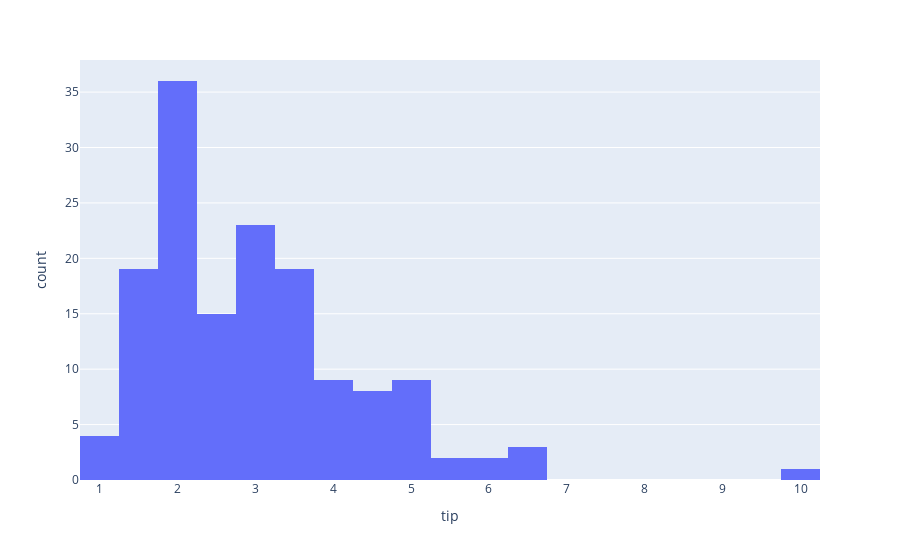

The code cell stored with this chart in its notebook:
### Code cell
fig = px.histogram(data_frame=df, x="tip")
fig.show()

### Figure 1 — Plotly figure (JSON) as saved in the notebook; plotly's stock layout.template omitted (floating-point values rounded to 4 significant figures; data arrays with more than 128 entries replaced by an {"elided": "..."} marker saying what was removed)
{"data": [{"alignmentgroup": "True", "bingroup": "x", "hovertemplate": "tip=%{x}<br>count=%{y}<extra></extra>", "legendgroup": "", "marker": {"color": "#636efa", "pattern": {"shape": ""}}, "name": "", "offsetgroup": "", "orientation": "v", "showlegend": false, "type": "histogram", "x": {"elided": "150 float values"}, "xaxis": "x", "yaxis": "y"}], "layout": {"barmode": "relative", "legend": {"tracegroupgap": 0}, "margin": {"t": 60}, "xaxis": {"anchor": "y", "domain": [0, 1], "title": {"text": "tip"}}, "yaxis": {"anchor": "x", "domain": [0, 1], "title": {"text": "count"}}}}
